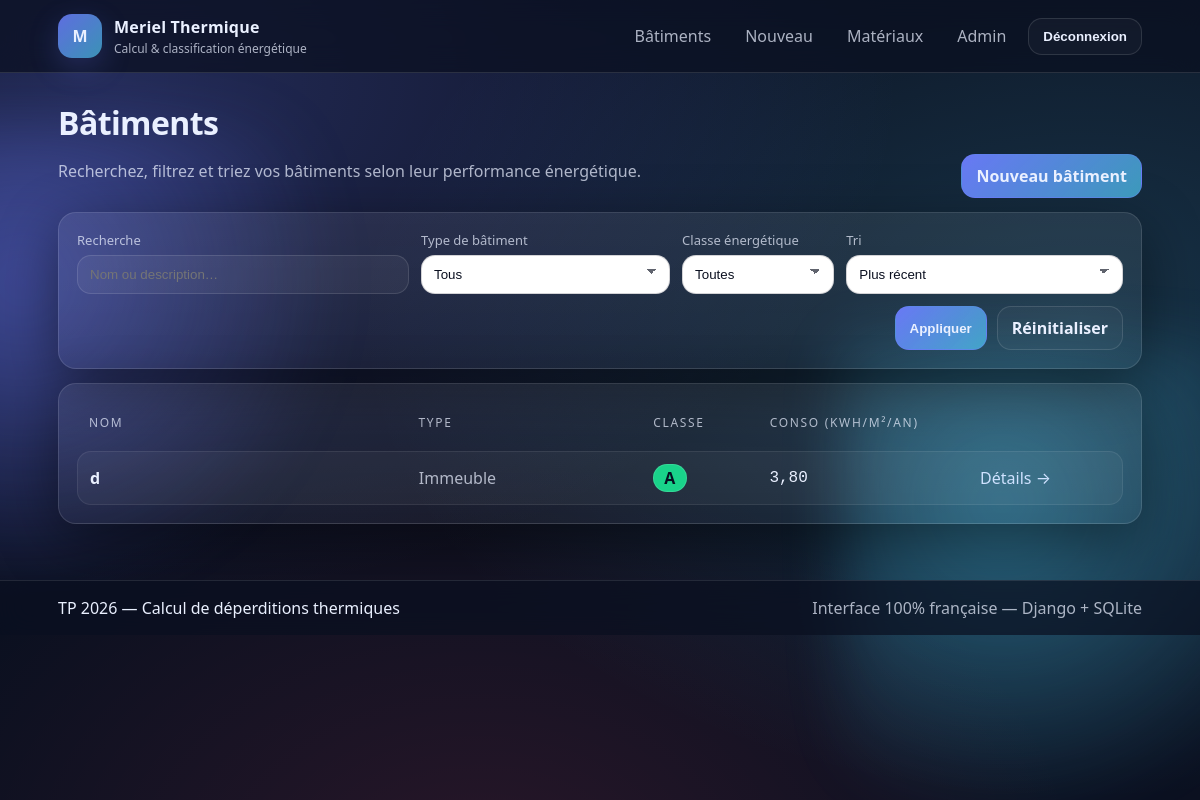
The app's page /batiments/ (signed in) with its own data.
### thermo/models.py (models this page shows, shortened)
class Batiment(models.Model):
    nom = models.CharField(max_length=140)
    description = models.TextField(blank=True)
    cree_le = models.DateTimeField(default=timezone.now, editable=False)
    categorie = models.ForeignKey(
        CategorieBatiment,
        verbose_name="Type de bâtiment",
        on_delete=models.PROTECT,
    )
    surface_habitable_m2 = models.DecimalField(
        "Surface habitable (m²)",
        max_digits=10,
        decimal_places=2,
        validators=[MinValueValidator(Decimal("0.01"))],
    )
    type_plancher = models.ForeignKey(TypePlancher, on_delete=models.PROTECT)
    surface_plancher_m2 = models.DecimalField(
        "Surface plancher (m²)",
        max_digits=10,
        decimal_places=2,
        validators=[MinValueValidator(Decimal("0"))],
    )
    type_mur = models.ForeignKey(TypeMur, on_delete=models.PROTECT)
    surface_mur_m2 = models.DecimalField(
        "Surface murs (m²)",
        max_digits=10,
        decimal_places=2,
        validators=[MinValueValidator(Decimal("0"))],
    )
    type_toiture = models.ForeignKey(TypeToiture, on_delete=models.PROTECT)
    surface_toiture_m2 = models.DecimalField(
        "Surface toiture (m²)",
        max_digits=10,
        decimal_places=2,
        validators=[MinValueValidator(Decimal("0"))],
    )
    type_ouvrant = models.ForeignKey(TypeOuvrant, on_delete=models.PROTECT)
    surface_ouvrants_m2 = models.DecimalField(
        "Surface ouvrants (m²)",
        max_digits=10,
        decimal_places=2,
        validators=[MinValueValidator(Decimal("0"))],
    )
    class Meta:
        ordering = ["-cree_le", "nom"]
    @property
    def deperdition_plancher(self) -> Decimal:
        return (self.type_plancher.k or Decimal("0")) * (self.surface_plancher_m2 or Decimal("0"))
    @property
    def deperdition_murs(self) -> Decimal:
        return (self.type_mur.k or Decimal("0")) * (self.surface_mur_m2 or Decimal("0"))
    @property
    def deperdition_toiture(self) -> Decimal:
        return (self.type_toiture.k or Decimal("0")) * (self.surface_toiture_m2 or Decimal("0"))
    @property
    def deperdition_ouvrants(self) -> Decimal:
        return (self.type_ouvrant.k or Decimal("0")) * (self.surface_ouvrants_m2 or Decimal("0"))
    @property
    def deperdition_totale(self) -> Decimal:
        return self.deperdition_murs + self.deperdition_plancher + self.deperdition_ouvrants + self.deperdition_toiture
    @property
    def consommation_kwh_m2_an(self) -> Decimal:
        return self.deperdition_totale / self.surface_habitable_m2
    @staticmethod
    def classe_depuis_conso(c: Decimal) -> str:
        if c < Decimal("70"):
            return "A"
    @property
    def classe_energie(self) -> str:
        return self.classe_depuis_conso(self.consommation_kwh_m2_an)

class CategorieBatiment(models.Model):
    nom = models.CharField(max_length=120, unique=True)
    actif = models.BooleanField(default=True)
    class Meta:
        ordering = ["nom"]

class CoefficientBase(models.Model):
    nom = models.CharField(max_length=120, unique=True)
    k = models.DecimalField(
        max_digits=8,
        decimal_places=4,
        validators=[MinValueValidator(Decimal("0"))],
        help_text="Coefficient de transmission surfacique (k).",
    )
    actif = models.BooleanField(default=True)
    class Meta:
        abstract = True
        ordering = ["nom"]

class TypeMur(CoefficientBase):
    pass

class TypePlancher(CoefficientBase):
    pass

class TypeOuvrant(CoefficientBase):
    pass

class TypeToiture(CoefficientBase):
    pass

### thermo/views.py (the view)
# urls.py: path("batiments/", views.batiment_liste, name="batiment_liste"),
@login_required
def batiment_liste(request: HttpRequest) -> HttpResponse:
    qs = Batiment.objects.select_related(
        "categorie",
        "type_plancher",
        "type_mur",
        "type_toiture",
        "type_ouvrant",
    ).all()
    q = (request.GET.get("q") or "").strip()
    if q:
        qs = qs.filter(Q(nom__icontains=q) | Q(description__icontains=q))
    categorie_id = request.GET.get("categorie")
    if categorie_id:
        if categorie_id.isdigit():
            qs = qs.filter(categorie_id=int(categorie_id))
    tri = request.GET.get("tri") or "cree_desc"
    classe = (request.GET.get("classe") or "").strip().upper()
    batiments = list(qs)
    for b in batiments:
        b._classe = b.classe_energie  # type: ignore[attr-defined]
        b._conso = b.consommation_kwh_m2_an  # type: ignore[attr-defined]
        b._deperd = b.deperdition_totale  # type: ignore[attr-defined]
    if classe and classe in {"A", "B", "C", "D", "E", "F", "G"}:
        batiments = [b for b in batiments if b._classe == classe]  # type: ignore[attr-defined]
    reverse = False
    if tri.endswith("_desc"):
        reverse = True
        tri_key = tri.removesuffix("_desc")
    elif tri.endswith("_asc"):
        tri_key = tri.removesuffix("_asc")
    else:
        tri_key = tri
    if tri_key == "nom":
        batiments.sort(key=lambda b: b.nom.lower(), reverse=reverse)
    elif tri_key == "conso":
        batiments.sort(key=lambda b: b._conso, reverse=reverse)  # type: ignore[attr-defined]
    elif tri_key == "deperd":
        batiments.sort(key=lambda b: b._deperd, reverse=reverse)  # type: ignore[attr-defined]
    elif tri_key == "classe":
        ordre = {"A": 0, "B": 1, "C": 2, "D": 3, "E": 4, "F": 5, "G": 6}
        batiments.sort(key=lambda b: ordre.get(b._classe, 99), reverse=reverse)  # type: ignore[attr-defined]
    else:  # cree
        batiments.sort(key=lambda b: b.cree_le, reverse=reverse)
    paginator = Paginator(batiments, 12)
    page = request.GET.get("page")
    try:
        page_obj = paginator.page(page)
    except PageNotAnInteger:
        page_obj = paginator.page(1)
    except EmptyPage:
        page_obj = paginator.page(paginator.num_pages)
    categories = CategorieBatiment.objects.filter(actif=True).order_by("nom")
    return render(
        request,
        "thermo/batiment_liste.html",
        {
            "page_obj": page_obj,
            "q": q,
            "tri": tri,
            "classe": classe,
            "categorie_id": categorie_id or "",
            "categories": categories,
        },
    )

### templates/thermo/batiment_liste.html (shortened to what this page needs)
{% extends "base.html" %}
{% block content %}
  <div class="pagehead">
    <div>
      <h1 class="h1">Bâtiments</h1>
      <p class="muted">Recherchez, filtrez et triez vos bâtiments selon leur performance énergétique.</p>
    </div>
    <div class="pagehead__actions">
      <a class="btn btn--primary" href="{% url 'thermo:batiment_creer' %}">Nouveau bâtiment</a>
    </div>
  </div>
  <form class="card filters" method="get">
    <div class="filters__grid">
      <div class="field">
        <label class="label" for="q">Recherche</label>
        <input class="form-control" id="q" name="q" value="{{ q }}" placeholder="Nom ou description…" />
      </div>
      <div class="field">
        <label class="label" for="categorie">Type de bâtiment</label>
        <select class="form-control" id="categorie" name="categorie">
          <option value="">Tous</option>
        </select>
      </div>
      <div class="field">
        <label class="label" for="classe">Classe énergétique</label>
        <select class="form-control" id="classe" name="classe">
          <option value="" {% if not classe %}selected{% endif %}>Toutes</option>
        </select>
      </div>
      <div class="field">
        <label class="label" for="tri">Tri</label>
        <select class="form-control" id="tri" name="tri">
          <option value="cree_desc" {% if tri == "cree_desc" %}selected{% endif %}>Plus récent</option>
        </select>
      </div>
    </div>
    <div class="filters__actions">
      <button class="btn btn--primary" type="submit">Appliquer</button>
      <a class="btn btn--ghost" href="{% url 'thermo:batiment_liste' %}">Réinitialiser</a>
    </div>
  </form>
  <div class="card">
    {% if page_obj.object_list %}
      <div class="table">
        <div class="table__head">
          <div>Nom</div>
          <div>Type</div>
          <div>Classe</div>
          <div>Conso (kWh/m²/an)</div>
        </div>
        {% for b in page_obj %}
          <div class="table__row">
            <div class="strong">{{ b.nom }}</div>
            <div class="muted">{{ b.categorie.nom }}</div>
            <div>{% include "partials/badge_classe.html" with classe=b.classe_energie %}</div>
            <div class="mono">{{ b.consommation_kwh_m2_an|floatformat:2 }}</div>
            <div><a class="link" href="{% url 'thermo:batiment_detail' b.pk %}">Détails →</a></div>
          </div>
        {% endfor %}
      </div>
    {% endif %}
  </div>
{% endblock %}

### templates/partials/badge_classe.html
{% if classe %}
  <span class="badge badge--classe badge--{{ classe|lower }}">{{ classe }}</span>
{% else %}
  <span class="badge badge--muted">—</span>
{% endif %}

### static/css/app.css (style rules this page uses)
:root { --bg:#0b1020; --panel:rgba(255,255,255,.06); --panel2:rgba(255,255,255,.09); --text:#eaf0ff; --muted:rgba(234,240,255,.72); --border:rgba(255,255,255,.12); --shadow: 0 18px 60px rgba(0,0,0,.45); --primary:#6d7dff; --primary2:#52d6ff; --danger:#ff4666; --ring: 0 0 0 4px rgba(109,125,255,.22); --radius: 18px; --radius2: 14px; --mono: ui-monospace,SFMono-Regular,Menlo,Monaco,Consolas,"Liberation Mono","Courier New",monospace; --sans: ui-sans-serif,system-ui,-apple-system,"Segoe UI",Roboto,Helvetica,Arial,"Apple Color Emoji","Segoe UI Emoji"; --select-bg:#ffffff; --select-text:#0b1020; --select-border:rgba(11,16,32,.18); }
* { box-sizing:border-box }
html,body { height:100% }
body { margin:0; font-family:var(--sans); color:var(--text); background: radial-gradient(1200px 800px at 10% 10%, rgba(109,125,255,.25), transparent 65%), radial-gradient(1200px 800px at 90% 40%, rgba(82,214,255,.18), transparent 60%), radial-gradient(1000px 700px at 40% 110%, rgba(255,70,102,.12), transparent 60%), var(--bg); overflow-x:hidden; }
html { color-scheme: dark }
.h1 { margin:0 0 6px; font-size:32px; letter-spacing:-.6px }
.muted { color:var(--muted) }
.strong { font-weight:700 }
.mono { font-family:var(--mono) }
.card { background: linear-gradient(180deg, rgba(255,255,255,.07), rgba(255,255,255,.045)); border:1px solid var(--border); border-radius: var(--radius); box-shadow: var(--shadow); padding:18px; }
.btn { appearance:none; border:0; cursor:pointer; padding:10px 14px; border-radius: 14px; font-weight:700; color:var(--text); background: rgba(255,255,255,.06); border:1px solid var(--border); transition: .2s transform, .2s background, .2s border-color; text-decoration:none; display:inline-flex; align-items:center; justify-content:center; gap:8px; }
.btn--primary { background: linear-gradient(135deg, rgba(109,125,255,.95), rgba(82,214,255,.65)); border-color: rgba(109,125,255,.35) }
.btn--ghost { background: rgba(255,255,255,.03) }
.pagehead { display:flex; align-items:flex-end; justify-content:space-between; gap:12px; margin-bottom:14px; flex-wrap:wrap }
.pagehead__actions { display:flex; gap:10px; flex-wrap:wrap }
.table { display:grid; gap:8px }
.table__head,.table__row { display:grid; grid-template-columns: 1.35fr .95fr .45fr .85fr .55fr; gap:10px; align-items:center; padding:12px 12px; border-radius: 14px; }
.table__head { color: var(--muted); font-size: 12px; text-transform: uppercase; letter-spacing: .14em; }
.table__row { background: rgba(255,255,255,.045); border:1px solid rgba(255,255,255,.08); transition:.2s; }
.link { color: #cfe2ff; text-decoration:none }
.badge { display:inline-flex; align-items:center; justify-content:center; min-width: 34px; height: 28px; padding:0 10px; border-radius: 999px; font-weight: 900; letter-spacing:.04em; border:1px solid rgba(255,255,255,.12); }
.badge--classe { color:#061021 }
.badge--a { background:#19d38a }
.field { display:grid; gap:6px }
.label { font-size:13px; color:var(--muted) }
.form-control { width:100%; padding:11px 12px; border-radius: 14px; border:1px solid rgba(255,255,255,.12); background: rgba(255,255,255,.05); color: var(--text); outline:none; transition:.2s border-color,.2s background,.2s transform; }
select.form-control { color-scheme: light; background-color: var(--select-bg); color: var(--select-text); border-color: var(--select-border); appearance: none; background-image: linear-gradient(45deg, transparent 50%, rgba(11,16,32,.65) 50%), linear-gradient(135deg, rgba(11,16,32,.65) 50%, transparent 50%); background-position: calc(100% - 18px) calc(50% - 3px), calc(100% - 13px) calc(50% - 3px); background-size: 5px 5px, 5px 5px; background-repeat: no-repeat; padding-right: 40px; }
option, optgroup { color: #0b1020; background: #ffffff; }
.filters { display:grid; gap:12px; margin-bottom:14px }
.filters__grid { display:grid; grid-template-columns: 1.2fr .9fr .55fr 1fr; gap:12px }
.filters__actions { display:flex; gap:10px; justify-content:flex-end; flex-wrap:wrap }

### records on screen
Batiment: nom "d", categorie.nom "Immeuble", classe "A", consommation_kwh_m2_an "3,80"
